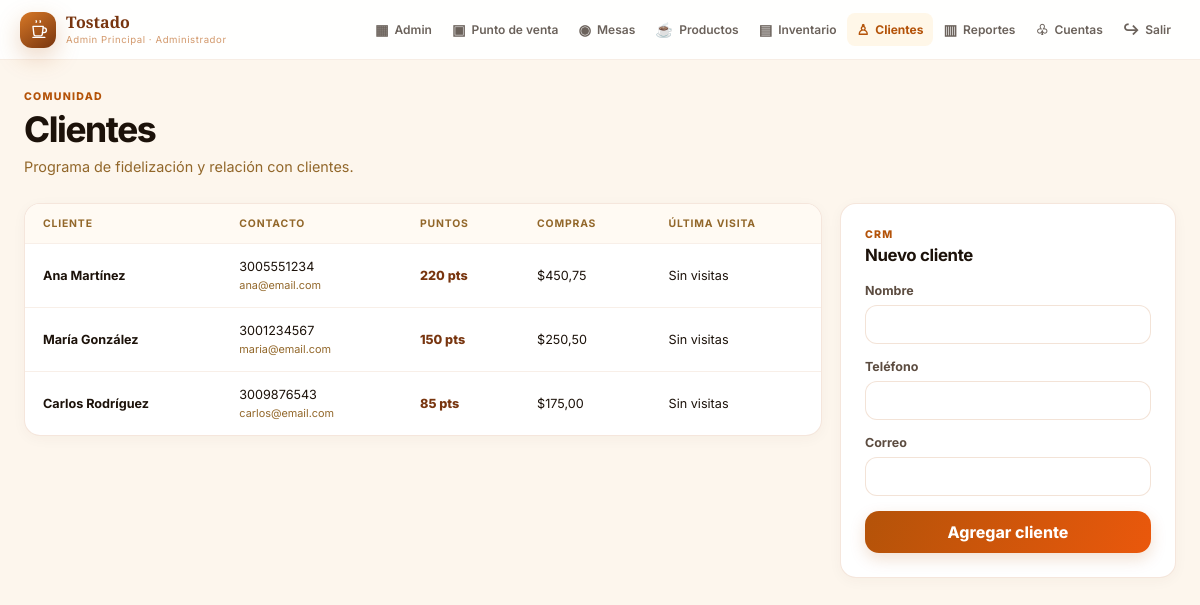
The app's page /clientes/ (signed in) with its own data.
### cafeteria/models.py (models this page shows, shortened)
class Empleado(models.Model):
    class Rol(models.TextChoices):
        ADMINISTRADOR = "administrador", "Administrador"
        CAJERO = "cajero", "Cajero"
        BARISTA = "barista", "Barista"
    usuario = models.OneToOneField(User, on_delete=models.CASCADE, related_name="empleado")
    nombre = models.CharField(max_length=120)
    rol = models.CharField(max_length=20, choices=Rol.choices)

class Cliente(models.Model):
    nombre = models.CharField(max_length=120)
    telefono = models.CharField(max_length=30, blank=True)
    email = models.EmailField(blank=True)
    puntos = models.PositiveIntegerField(default=0)
    total_compras = models.DecimalField(max_digits=12, decimal_places=2, default=0)
    ultima_visita = models.DateTimeField(null=True, blank=True)

### cafeteria/views.py (the view, shortened to what this page needs)
# urls.py: path("clientes/", views.clientes, name="clientes"),
@roles_permitidos(ADMIN, CAJERO)
@require_http_methods(["GET", "POST"])
def clientes(request):
    return render(
        request,
        "cafeteria/clientes.html",
        {"clientes": Cliente.objects.all().order_by("-puntos", "nombre")},
    )

### cafeteria/context_processors.py (called while the page is built)
def navegacion(request):
    if not request.user.is_authenticated:
        return {}
    return {
        "empleado_actual": getattr(request.user, "empleado", None),
        "alertas_stock": Insumo.objects.filter(cantidad__lte=models.F("nivel_minimo")).count(),
    }

### templates/cafeteria/clientes.html (shortened to what this page needs)
{% extends "cafeteria/base.html" %}
{% block content %}
<div class="page-heading"><div><span class="eyebrow">Comunidad</span><h1>Clientes</h1><p>Programa de fidelización y relación con clientes.</p></div></div>
<div class="content-grid">
  <section class="panel panel--wide"><div class="data-table"><table><thead><tr><th>Cliente</th><th>Contacto</th><th>Puntos</th><th>Compras</th><th>Última visita</th></tr></thead><tbody>{% for cliente in clientes %}<tr><td><strong>{{ cliente.nombre }}</strong></td><td>{{ cliente.telefono }}<small>{{ cliente.email }}</small></td><td><span class="points">{{ cliente.puntos }} pts</span></td><td>${{ cliente.total_compras }}</td><td>{{ cliente.ultima_visita|date:"j M Y"|default:"Sin visitas" }}</td></tr>{% endfor %}</tbody></table></div></section>
  <aside class="panel"><div class="panel__heading"><div><span class="eyebrow">CRM</span><h2>Nuevo cliente</h2></div></div><form method="post" class="form-stack">{% csrf_token %}<label>Nombre<input name="nombre" required></label><label>Teléfono<input name="telefono"></label><label>Correo<input type="email" name="email"></label><button class="button" type="submit">Agregar cliente</button></form></aside>
</div>
{% endblock %}

### templates/cafeteria/base.html (shortened to what this page needs)
{% load static %}
<!doctype html>
<html lang="es">
<head>
  <link rel="stylesheet" href="{% static 'cafeteria/app.css' %}?v=5">
</head>
<body>
  {% if user.is_authenticated and empleado_actual %}
    <header class="topbar">
      <a class="brand brand--compact" href="{% url 'admin' %}">
        <span class="brand__mark" aria-hidden="true"></span>
        <span><strong>Tostado</strong><small>{{ empleado_actual.nombre }} · {{ empleado_actual.get_rol_display }}</small></span>
      </a>
      <nav class="main-nav" id="main-nav" aria-label="Navegación principal">
        <a href="{% url 'admin' %}" {% if request.resolver_match.url_name == 'admin' %}aria-current="page"{% endif %}><span aria-hidden="true">▦</span>Admin</a>
        {% if empleado_actual.rol == 'administrador' or empleado_actual.rol == 'cajero' %}
          <a href="{% url 'pos' %}" {% if request.resolver_match.url_name == 'pos' %}aria-current="page"{% endif %}><span aria-hidden="true">▣</span>Punto de venta</a>
        {% endif %}
        <a href="{% url 'mesas' %}" {% if request.resolver_match.url_name == 'mesas' %}aria-current="page"{% endif %}><span aria-hidden="true">◉</span>Mesas</a>
        {% if empleado_actual.rol == 'administrador' %}
          <a href="{% url 'productos' %}" {% if request.resolver_match.url_name == 'productos' %}aria-current="page"{% endif %}><span aria-hidden="true">☕</span>Productos</a>
          <a href="{% url 'inventario' %}" ><span aria-hidden="true">▤</span>Inventario</a>
        {% endif %}
        {% if empleado_actual.rol != 'barista' %}<a href="{% url 'clientes' %}" {% if request.resolver_match.url_name == 'clientes' %}aria-current="page"{% endif %}><span aria-hidden="true">♙</span>Clientes</a>{% endif %}
        {% if empleado_actual.rol == 'administrador' %}
          <a href="{% url 'reportes' %}" {% if request.resolver_match.url_name == 'reportes' %}aria-current="page"{% endif %}><span aria-hidden="true">▥</span>Reportes</a>
          <a href="{% url 'empleados' %}" {% if request.resolver_match.url_name == 'empleados' %}aria-current="page"{% endif %}><span aria-hidden="true">♧</span>Cuentas</a>
        {% endif %}
        <form method="post" action="{% url 'logout' %}">{% csrf_token %}<button class="link-button" type="submit"><span aria-hidden="true">↪</span> Salir</button></form>
      </nav>
    </header>
  {% endif %}
  <main class="{% block main_class %}shell{% endblock %}">
    {% block content %}{% endblock %}
  </main>
</body>
</html>

### records on screen
Empleado: nombre "Admin Principal", rol "Administrador"
Cliente: nombre "Ana Martínez", telefono "3005551234", email "ana@email.com", puntos "220", total_compras "450,75", ultima_visita "Sin visitas"
Cliente: nombre "María González", telefono "3001234567", email "maria@email.com", puntos "150", total_compras "250,50", ultima_visita "Sin visitas"
Cliente: nombre "Carlos Rodríguez", telefono "3009876543", email "carlos@email.com", puntos "85", total_compras "175,00", ultima_visita "Sin visitas"
